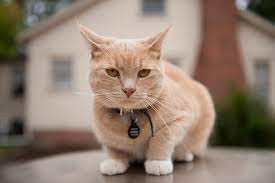
#> input picture Aeromodelling_Club/cat1.jpg, 275 x 183 px
$ python contours.py
#> lines starting #> are read from the running program, lines starting #| are printed output that depends on the picture; after the words box and inside, x2 and y2 are one past the last pixel; in counts of white or black regions, pixels touching at a corner belong together
import cv2 as cv
import numpy as np
img= cv.imread('cat1.jpg')
#> img is the input picture: shape (183, 275, 3); mean B, G, R 112.8, 126.7, 145
cv.imshow('Cat1',img)

gray= cv.cvtColor(img,cv.COLOR_BGR2GRAY)
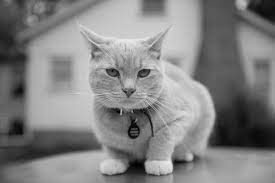
#> gray: shape (183, 275); min 1, max 237, mean 130.6
cv.imshow("Gray",gray)

blank = np.zeros(img.shape[:2], dtype="uint8")
cv.imshow("Blank", blank)


# [4 lines of commented-out code are left out]

ret, thresh = cv.threshold(gray, 125, 255, cv.THRESH_BINARY) # binarizes the image
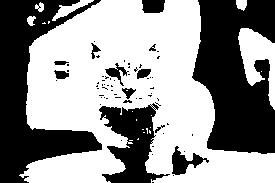
#> thresh: shape (183, 275); 57.1% white; 67 black regions (54 under 20 px)
cv.imshow("Thresh", thresh)

contours, heirarchies = cv.findContours(thresh, cv.RETR_LIST , cv.CHAIN_APPROX_SIMPLE)
#> contours = 105 contours, 88 with area under 20; largest, box (x1, y1, x2, y2) and area: (19, 0, 275, 183) 27296, (238, 28, 275, 110) 1374, (171, 145, 210, 176) 506, (52, 0, 94, 21) 225, (104, 62, 128, 87) 223
cv.drawContours(blank, contours, -1, (0,0,255), 2)
cv.imshow("Contours Drawn", blank)
cv.waitKey(0)
